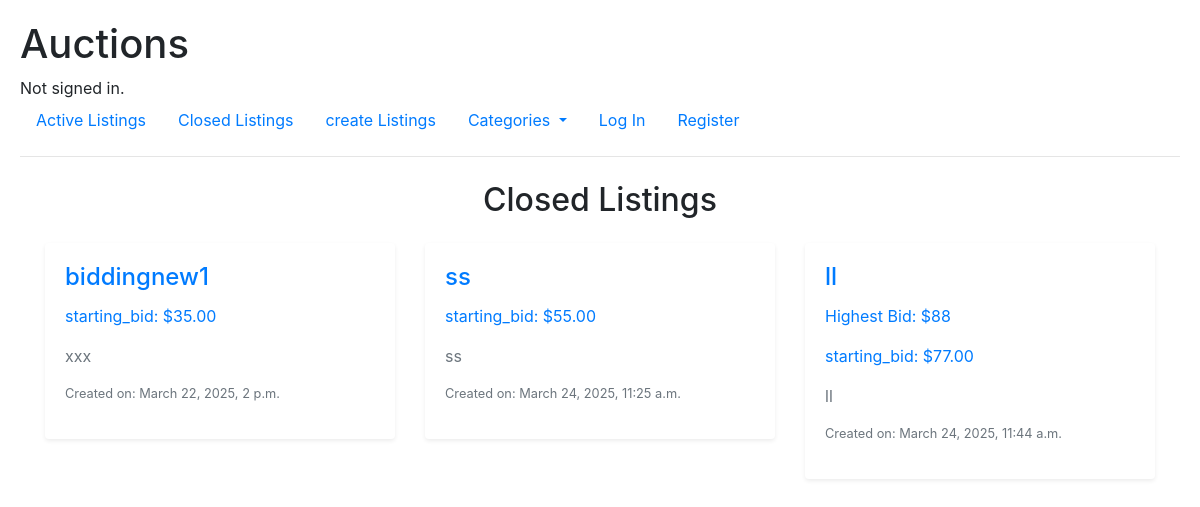
The app's page /closedlists with its own data.
### auctions/models.py (models this page shows, shortened)
class Listings(models.Model):
    title =models.CharField(max_length=100)
    description = models.TextField()
    starting_bid =models.DecimalField(max_digits=10, decimal_places=2)
    image_url =models.URLField()
    create_at =models.DateTimeField(auto_now_add=True)
    user = models.ForeignKey(User, on_delete=models.CASCADE, related_name="listings")
    status =models.TextField(default="ongoing")
    category = models.CharField(max_length=50, choices=CATEGORY_CHOICES, blank=True, null=True)

### auctions/views.py (the view, shortened to what this page needs)
# urls.py: path("closedlists", views.closed_listings, name="closed_listings"),
def closed_listings(request):
    listings = Listings.objects.filter(status="close")
    highest_bids = Bidding.objects.filter(item__in=listings)\
        .values('item')\
        .annotate(max_bid=Max('new_bidding'))
    highest_bid_map = {entry['item']: entry['max_bid'] for entry in highest_bids}
    user_won = set()
    return render(request, "auctions/closed_listings.html", {
        "listings": listings,
        "highest_bid_map": highest_bid_map,
        "user_won": user_won,
        "highest_bids": highest_bids
    })

### auctions/templates/auctions/closed_listings.html (shortened to what this page needs)
{% extends "auctions/layout.html" %}
{% load url % }
{% block body %}
    <h2 class="text-center my-4">Closed Listings</h2>
    <div class="container">
        <div class="row">
            {% for listing in listings %}
                <div class="col-md-6 col-lg-4 mb-4">
                    <div class="card shadow-sm border-0">
                        <div class="card-body">
                            <a href="{% url 'listings' listing.id %}">
                                <h4 class="card-title">{{ listing.title }}</h4>
                            </a>
                            {% for bid in highest_bids %}
                                {% if bid.item == listing.id %}
                                    <p class="text-primary fw-bold">Highest Bid: ${{ bid.max_bid }}</p>
                                {% endif %}
                            {% endfor %}
                            <p class="text-primary fw-bold">starting_bid: ${{ listing.starting_bid }}</p>
                            <p class="card-text text-muted">{{ listing.description }}</p>
                            <p class="small text-secondary">Created on: {{ listing.create_at }}</p>
                        </div>
                    </div>
                </div>
                {% empty %}
                    <p class="text-center text-danger">No Closed listings found.</p>
            {% endfor %}
        </div>
    </div>

### auctions/static/auctions/styles.css (style rules this page uses)
body { padding: 10px; }

### records on screen
Listings: title "biddingnew1", starting_bid "35.00", description "xxx", create_at "March 22, 2025, 2 p.m."
Listings: title "ss", starting_bid "55.00", description "ss", create_at "March 24, 2025, 11:25 a.m."
Listings: title "ll", max_bid "88", starting_bid "77.00", description "ll", create_at "March 24, 2025, 11:44 a.m."
